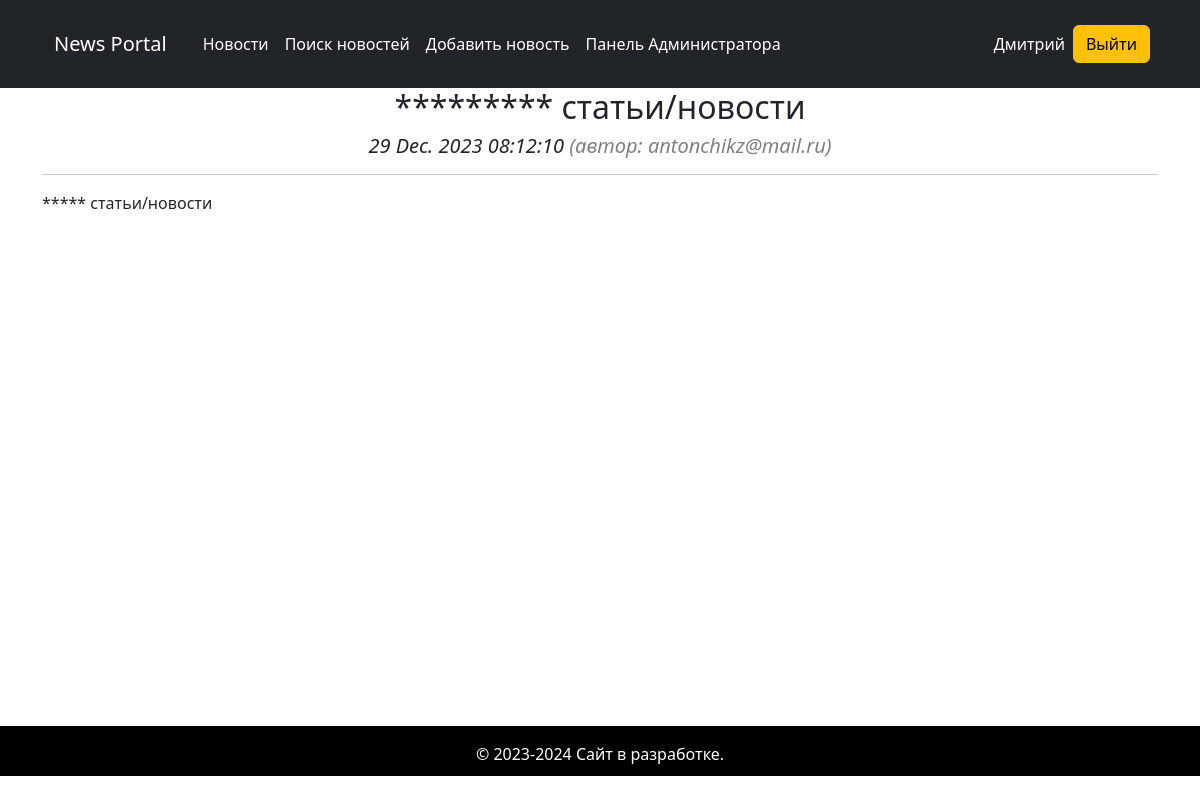
The app's page /news/36/ (signed in) with its own data.
### news/models.py (models this page shows, shortened)
class Post(models.Model):
    article = 'AR'
    news = 'NE'
    POSITIONS = [
        (article, 'Статья'),
        (news, 'Новости'),
    ]
    author = models.ForeignKey(Author, on_delete=models.CASCADE)  # связь «один ко многим» с моделью Author
    choose_news = models.CharField(max_length=2, choices=POSITIONS)
    datetime_post = models.DateTimeField(auto_now_add=True)
    category = models.ManyToManyField(Category, through='PostCategory')  # связь «многие ко многим» с моделью Category
    title = models.CharField(max_length=255, default='Заголовок статьи/новости')
    text = models.TextField(default='Текст статьи/новости')
    rating = models.IntegerField(default=0)

class Author(models.Model):
    user = models.OneToOneField(User, on_delete=models.CASCADE)
    rating = models.IntegerField(default=0)
    def __str__(self):
        return f'{self.user}'

### news/views.py (the view)
# urls.py: path('news/<int:pk>/', PostDetail.as_view(), name='post_detail'),
class PostDetail(LoginRequiredMixin, DetailView):
    model = Post
    template_name = 'news/post.html'
    context_object_name = 'news'

### news/templatetags/custom_filters.py (called while the page is built)
def clear_str(word: str) -> str:
    ss = map(lambda x: x if x not in punctuation else "", word)
    result = ''.join(ss)
    return result.lower()

@register.filter()
def censor(value: str) -> str:
    try:
        if type(value) == str:
            result = map(lambda word: '*' * len(word) if clear_str(word) in PI_WORDS else word, value.split())
            text = ' '.join(result)
        else:
            raise TypeError
    except TypeError as e:
        print(f'Необходимо передавать тип данных str, вместо этого получаем {type(value)}')
    else:
        return text

@register.filter()
def split(value: str, delimiter: str = '\n') -> list:
    return value.split(delimiter)

### templates/news/post.html (shortened to what this page needs)
{% extends 'flatpages/default.html' %}
{% load custom_filters %}
{% block content %}
    <h2>{{ news.title|censor }}</h2>
    <h5>
        <i>
            {{ news.datetime_post|date:'d M. Y h:m:s' }}
            <span style="color: gray;">(автор: {{news.author}})</span>
        </i>
    </h5>
    <hr>
    <div style="text-align: left;">
        {% for text in news.text|split %}
        <p>{{ text|censor }}</p>
    </div>
{% endfor %}
{% endblock content %}

### templates/flatpages/default.html (shortened to what this page needs)
<!DOCTYPE html>
<html lang="en">
<head>
    {% load static %}
    <link href="{% static 'css/styles.css' %}" rel="stylesheet"/>
    <link rel="stylesheet" href="https://cdn.jsdelivr.net/npm/bootstrap-icons@1.11.2/font/bootstrap-icons.min.css">
</head>
<body>
<header class="p-3 text-bg-dark">
    <div class="container">
        <nav class="d-flex flex-wrap align-items-center justify-content-center justify-content-lg-start">
            <nav class="navbar bg-body-tertiary">
                <div class="container-fluid">
                    <a class="navbar-brand text-white text-start ms-0" href="/">
                        News Portal
                    </a>
                </div>
            </nav>
            <ul class="nav col-12 col-lg-auto me-lg-auto mb-2 justify-content-center mb-md-0 text-center">
                <li><a href="{% url 'news'%}" class="nav-link px-2 text-white">Новости</a></li>
                <li><a href="{% url 'post_search'%}" class="nav-link px-2 text-white">Поиск новостей</a></li>
                <li><a href="{% url 'post_create'%}" class="nav-link px-2 text-white">Добавить новость</a></li>
                <li><a href="/admin/" class="nav-link px-2 text-white">Панель Администратора</a></li>
            </ul>
            <div class="text-end d-flex align-items-center">
                {% if request.user.username %}
                <a href="{% url 'personal_account' pk=request.user.id %}"
                   class="link-body-emphasis text-decoration-none show me-2 text-white"
                   data-bs-toggle="dropdown" aria-expanded="true">
                    {{ request.user.username }}
                </a>
                <a href="/accounts/logout/" class="btn btn-warning me-2">Выйти</a>
                {% endif %}
            </div>
        </nav>
    </div>
</header>
<div class="container">
    <div class="row">
        <div class="col-lg-12 text-center">
            {% block content %}
            {% endblock content %}
        </div>
    </div>
</div>
<footer class="py-3 my-4" style="background-color: black; color: white;">
    <p class="text-center text-body-secondary">© 2023-2024 Сайт в разработке.</p>
</footer>
</body>
</html>

### templates/flatpages/default.html (style rules this page uses)
body { margin: 0; padding-bottom: 100px; }
footer { position: fixed; bottom: 0; width: 100%; height: 50px; background-color: black; color: white; }

### records on screen
Post: title|censor "********* статьи/новости", datetime_post "29 Dec. 2023 08:12:10", author "antonchikz@mail.ru", text "***** статьи/новости"

### other values on screen
{{ request.user.username }} "Дмитрий"
